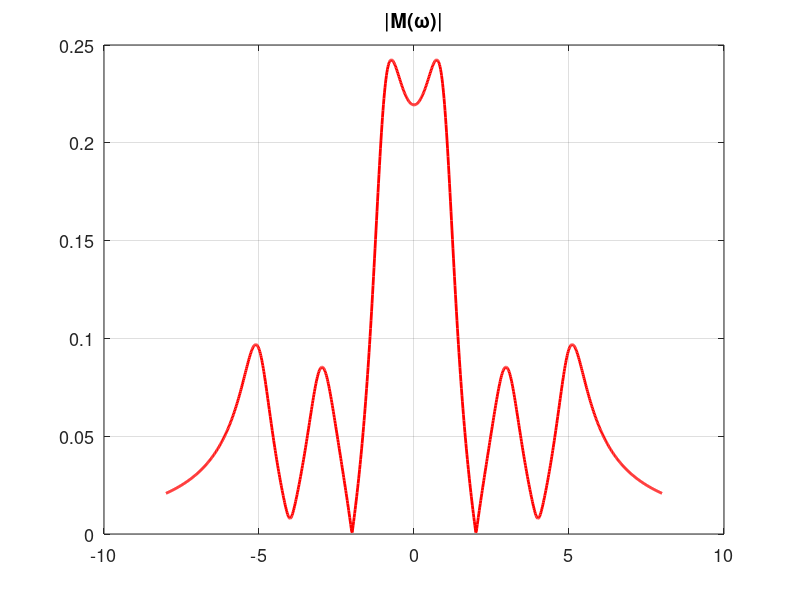

Here is the MATLAB script that generated this plot:
% file: e6_6_filters_p_z.m 
% plot magnitude spectrum of H(w) having 3 complex poles and 2 complex zeros
clear; close all; set(0, 'defaultAxesFontSize',13);
w=linspace(-8,8,1000);  V=j*w;            % V is  1000 imaginary values between -j8 and j8
N=(V+2j).*(V-2j).*(V-0.1+4j).*(V-0.1-4j); % N: 1000 complex values, the numerator of H(w)
D=(V+0.5+1j).*(V+0.5-1j).*(V+0.5+3j).*(V+0.5-3j).*(V+0.5+5j).*(V+0.5-5j); % H(w)Denominator 
plot(w,abs(N./D),'r','linewidth',2),grid on,title('|M(\omega)|'),print -dpng m2.png  
